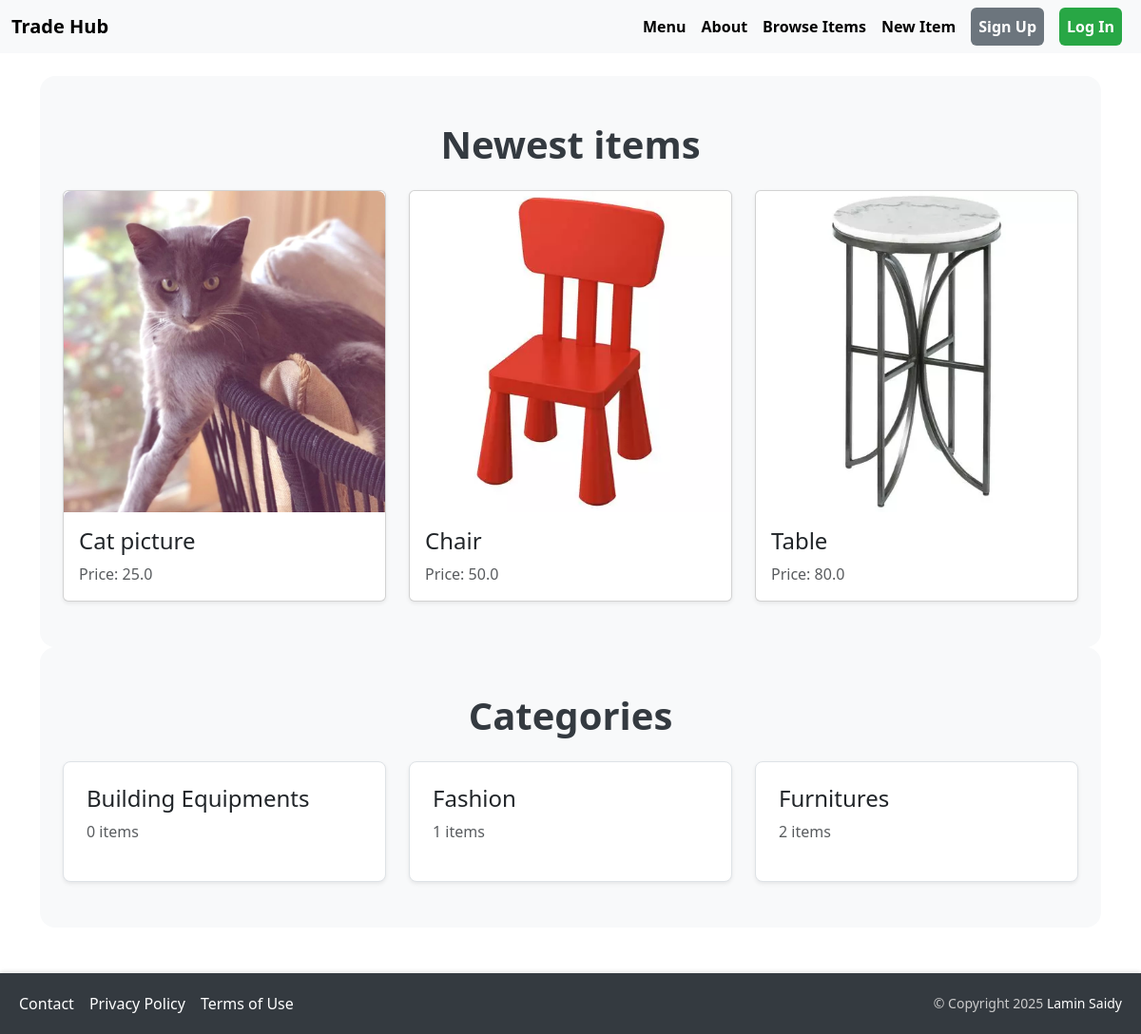
/, run on an earlier commit of the app's database.
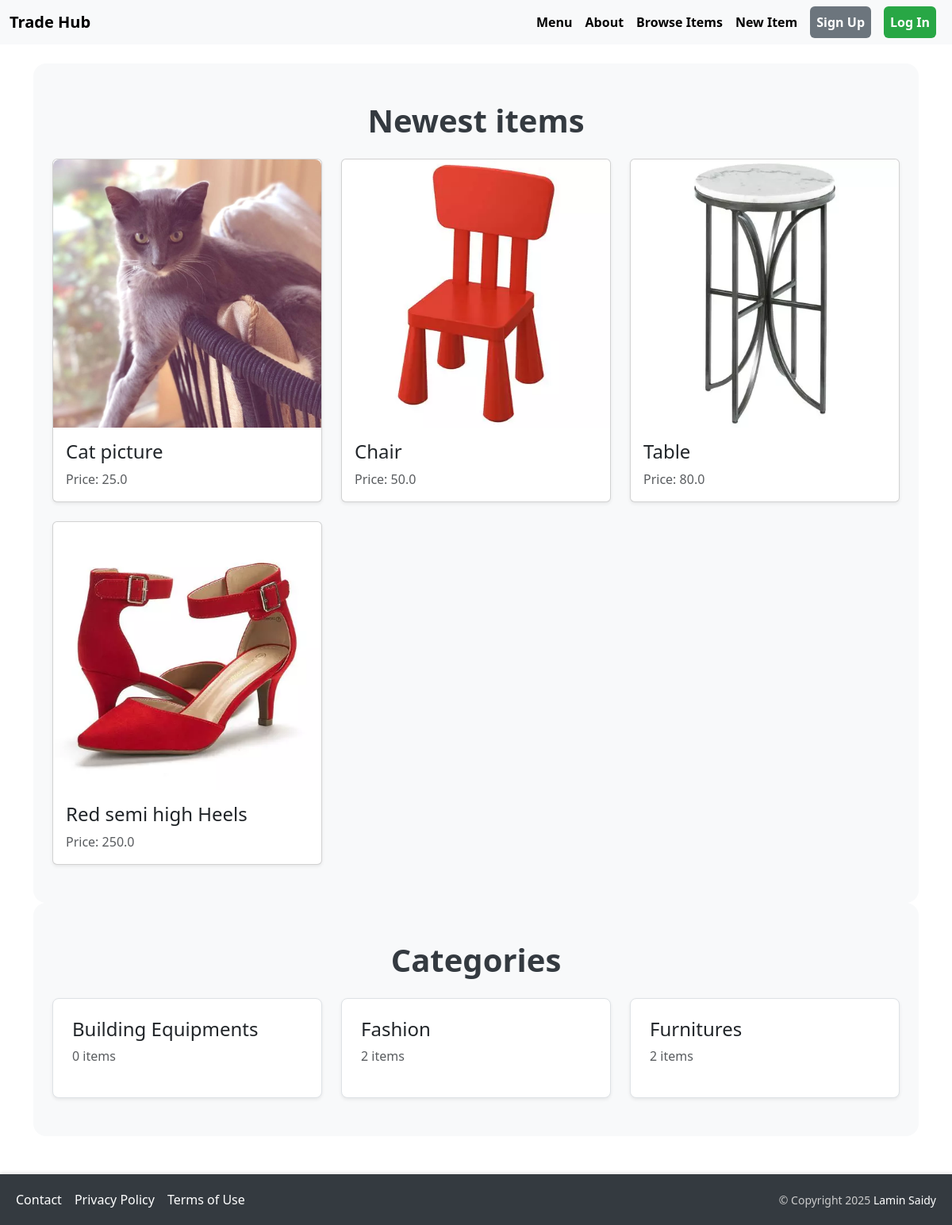
And on a later commit of the database.
### item/models.py (models this page shows, shortened)
class Item(models.Model):
    category = models.ForeignKey(Category, related_name='items', on_delete=models.CASCADE)
    name = models.CharField(max_length=255)
    description = models.TextField(blank=True, null=True)
    price = models.FloatField()
    image = models.ImageField(upload_to='item_images', blank=True, null=True)
    is_sold = models.BooleanField(default=False)
    created_by = models.ForeignKey(User, related_name='items', on_delete=models.CASCADE)
    created_at = models.DateTimeField(auto_now_add=True)

class Category(models.Model):
    name = models.CharField(max_length=255)
    class Meta:
        ordering = ('name',)
        verbose_name_plural = 'Categories'

### products/views.py (the view)
# urls.py: path('', views.index, name='index'),
def index(request):
    items = Item.objects.filter(is_sold=False)[0:6]
    categories = Category.objects.all()
    return render(request, 'products/index.html', {
        'categories': categories,
        'items': items,
    })

### products/templates/products/index.html (shortened to what this page needs)
{% extends 'products/base.html' %}
{% load static %}
{% block content %}
<div class="mt-6 px-4 py-5 section-bg">
  <h2 class="mb-4 text-center section-title">Newest items</h2>
  <div class="row row-cols-1 row-cols-md-3 g-4">
    {% for item in items %}
    <div class="col">
      <a href="{% url 'item:detail' item.id %}" class="text-decoration-none text-reset">
        <div class="card h-100 shadow-sm">
          {% if item.image %}
            <img
              src="{{ item.image.url }}"
              class="card-img-top rounded-top-3"
              alt="{{ item.name }}"
              onerror="this.onerror=null; this.src='{% static 'images/default-image.jpg' %}';"
            />
          {% else %}
            <div class="card-img-top rounded-top-3 bg-light d-flex align-items-center justify-content-center" style="height: 200px;">
              <p class="text-muted">No image available</p>
            </div>
          {% endif %}
          <div class="card-body">
            <h2 class="card-title h4">{{ item.name }}</h2>
            <p class="card-text text-muted">Price: {{ item.price }}</p>
          </div>
        </div>
      </a>
    </div>
    {% endfor %}
  </div>
</div>
<div class="mt-6 px-4 py-5 section-bg">
  <h2 class="mb-4 text-center section-title">Categories</h2>
  <div class="row row-cols-1 row-cols-md-3 g-4">
    {% for category in categories %}
    <div class="col">
      <a href="#" class="text-decoration-none text-reset">
        <div class="p-4 bg-white border rounded-3 shadow-sm">
          <h2 class="h4">{{ category.name }}</h2>
          <p class="text-muted">{{ category.items.count }} items</p>
        </div>
      </a>
    </div>
    {% endfor %}
  </div>
</div>
{% endblock %}

### products/templates/products/base.html (shortened to what this page needs)
<!DOCTYPE html>
<html>
<head>
    <link href="https://cdn.jsdelivr.net/npm/bootstrap@5.3.0/dist/css/bootstrap.min.css" rel="stylesheet">
</head>
<body>
    <div class="wrapper">
        <nav class="navbar navbar-expand-lg navbar-light bg-light">
            <div class="container-fluid">
                <a class="navbar-brand" href="{% url 'products:index' %}">Trade Hub</a>
                <div class="collapse navbar-collapse" id="navbarNav">
                    <ul class="navbar-nav ms-auto">
                        <li class="nav-item">
                            <a class="nav-link nav-hover" href="{% url 'products:menu' %}">Menu</a>
                        </li>
                        <li class="nav-item">
                            <a class="nav-link nav-hover" href="{% url 'products:about' %}">About</a>
                        </li>
                        <li class="nav-item">
                            <a class="nav-link nav-hover" href="{% url 'item:index' %}">Browse Items</a>
                        </li>
                        <li class="nav-item">
                            <a class="nav-link nav-hover" href="{% url 'item:create' %}">New Item</a>
                        </li>
                        {% if request.user.is_authenticated %}
                            <li class="nav-item">
                                <a class="nav-link btn btn-dashboard mx-2" href="{% url 'dashboard:index' %}">Dashboard</a>
                            </li>
                            <li class="nav-item">
                                <a class="nav-link btn btn-inbox mx-2" href="{% url 'conversation:inbox' %}">Inbox</a>
                            </li>
                            <li class="nav-item">
                                <form method="post" action="{% url 'products:logout' %}">
                                    {% csrf_token %}
                                    <button type="submit" class="btn btn-login mx-2">Log Out</button>
                                </form>
                            </li>
                        {% else %}
                            <li class="nav-item">
                                <a class="nav-link btn btn-signup mx-2" href="{% url 'products:signup' %}">Sign Up</a>
                            </li>
                            <li class="nav-item">
                                <a class="nav-link btn btn-login mx-2" href="{% url 'products:login' %}">Log In</a>
                            </li>
                        {% endif %}
                    </ul>
                </div>
            </div>
        </nav>
        <div class="content container mt-4">
            {% block content %}
            {% endblock %}
        </div>
        <footer class="footer mt-5">
            <div class="footer-links">
                <a href="{% url 'products:contact' %}">Contact</a>
                <a href="#">Privacy Policy</a>
                <a href="#">Terms of Use</a>
            </div>
            <div class="copyright">
                &copy; Copyright 2025 <a href="https://github.com/laminsaidy/MarketplaceP5" target="_blank">Lamin Saidy</a>
            </div>
        </footer>
    </div>
</body>
</html>

### products/templates/products/base.html (style rules this page uses)
html, body { height: 100%; margin: 0; }
.wrapper { display: flex; flex-direction: column; min-height: 100vh; }
.content { flex: 1; }
.navbar-brand, .nav-link { font-weight: 600; }
.nav-hover { color: black; transition: color 0.3s ease; }
.btn-signup { background-color: #6c757d; color: white; transition: transform 0.3s ease, background-color 0.3s ease; }
.btn-login { background-color: #28a745; color: white; transition: transform 0.3s ease, background-color 0.3s ease; }
.footer { display: flex; justify-content: space-between; align-items: center; padding: 20px; background-color: #343a40; color: white; box-shadow: 0 -2px 4px rgba(0, 0, 0, 0.1); }
.footer-links { display: flex; gap: 16px; }
.footer-links a { color: white; text-decoration: none; transition: color 0.3s ease; }
.copyright { font-size: 14px; color: #cccccc; }
.copyright a { color: white; text-decoration: none; transition: color 0.3s ease; }

### products/templates/products/index.html (style rules this page uses)
.section-title { font-weight: bolder; font-size: 2.5rem; color: #343a40; }
.section-bg { background-color: #f8f9fa; border-radius: 1rem; padding: 2rem; }

What changed in the data, as far as the page shows it:
added Item: image (picture), name "Red semi high Heels", price "250.0"
computed for Category "Fashion": items.count "1" → "2"
